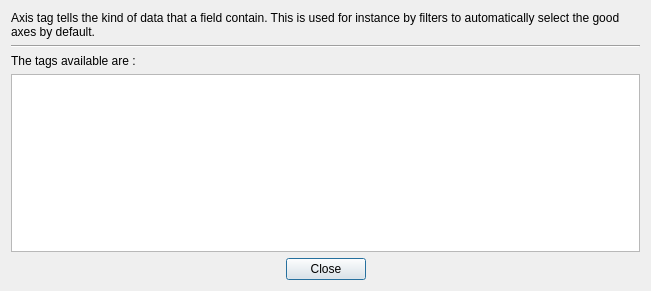
<?xml version="1.0" encoding="UTF-8"?>
<!-- @file -->
<!-- @copyright (C) Picviz Labs 2010-March 2015 -->
<!-- @copyright (C) ESI Group INENDI April 2015-2015 -->
<ui version="4.0">
 <class>PVAxisTagHelp</class>
 <widget class="QDialog" name="PVAxisTagHelp">
  <property name="geometry">
   <rect>
    <x>0</x>
    <y>0</y>
    <width>651</width>
    <height>291</height>
   </rect>
  </property>
  <property name="windowTitle">
   <string>Dialog</string>
  </property>
  <layout class="QVBoxLayout" name="verticalLayout">
   <item>
    <widget class="QLabel" name="label">
     <property name="sizePolicy">
      <sizepolicy hsizetype="Expanding" vsizetype="Maximum">
       <horstretch>0</horstretch>
       <verstretch>0</verstretch>
      </sizepolicy>
     </property>
     <property name="text">
      <string>Axis tag tells the kind of data that a field contain. This is used for instance by filters to automatically select the good axes by default.</string>
     </property>
     <property name="scaledContents">
      <bool>false</bool>
     </property>
     <property name="wordWrap">
      <bool>true</bool>
     </property>
    </widget>
   </item>
   <item>
    <widget class="Line" name="line">
     <property name="orientation">
      <enum>Qt::Horizontal</enum>
     </property>
    </widget>
   </item>
   <item>
    <widget class="QLabel" name="label_2">
     <property name="sizePolicy">
      <sizepolicy hsizetype="Preferred" vsizetype="Maximum">
       <horstretch>0</horstretch>
       <verstretch>0</verstretch>
      </sizepolicy>
     </property>
     <property name="text">
      <string>The tags available are :</string>
     </property>
    </widget>
   </item>
   <item>
    <widget class="QTableWidget" name="_table_tags">
     <property name="sizePolicy">
      <sizepolicy hsizetype="Expanding" vsizetype="Preferred">
       <horstretch>0</horstretch>
       <verstretch>0</verstretch>
      </sizepolicy>
     </property>
     <attribute name="verticalHeaderVisible">
      <bool>false</bool>
     </attribute>
    </widget>
   </item>
   <item>
    <widget class="QDialogButtonBox" name="buttonBox">
     <property name="orientation">
      <enum>Qt::Horizontal</enum>
     </property>
     <property name="standardButtons">
      <set>QDialogButtonBox::Close</set>
     </property>
     <property name="centerButtons">
      <bool>true</bool>
     </property>
    </widget>
   </item>
  </layout>
 </widget>
 <resources/>
 <connections>
  <connection>
   <sender>buttonBox</sender>
   <signal>accepted()</signal>
   <receiver>PVAxisTagHelp</receiver>
   <slot>accept()</slot>
   <hints>
    <hint type="sourcelabel">
     <x>248</x>
     <y>254</y>
    </hint>
    <hint type="destinationlabel">
     <x>157</x>
     <y>274</y>
    </hint>
   </hints>
  </connection>
  <connection>
   <sender>buttonBox</sender>
   <signal>rejected()</signal>
   <receiver>PVAxisTagHelp</receiver>
   <slot>reject()</slot>
   <hints>
    <hint type="sourcelabel">
     <x>316</x>
     <y>260</y>
    </hint>
    <hint type="destinationlabel">
     <x>286</x>
     <y>274</y>
    </hint>
   </hints>
  </connection>
 </connections>
</ui>
